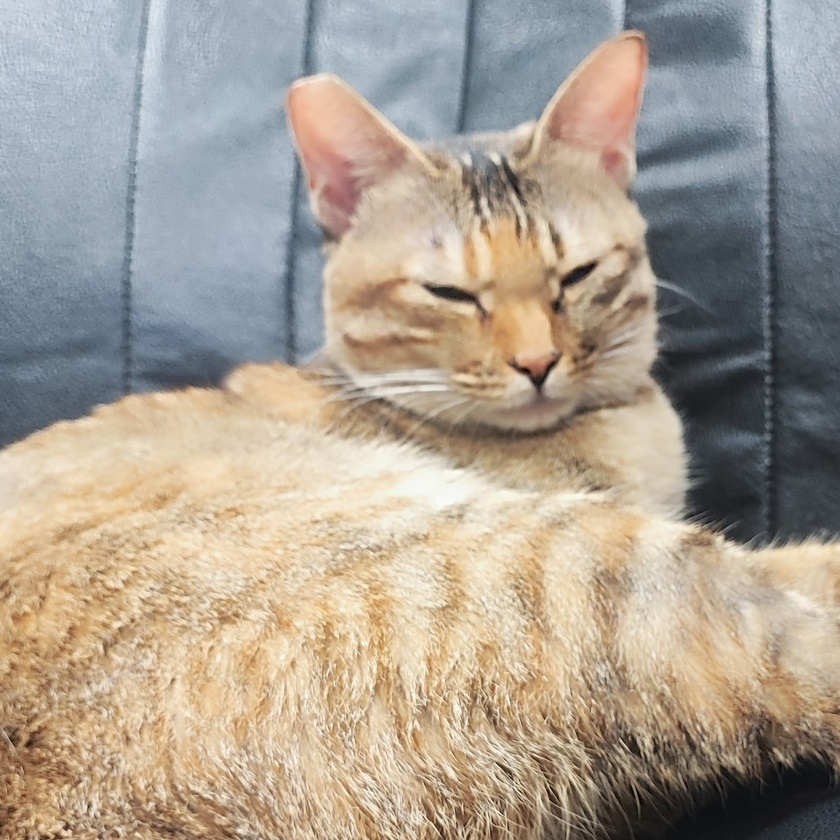
#> input picture Code/Resources/Data/LAB_CAT2.jpg, 840 x 840 px, shrunk from 1763 x 1763 before the run, found by its file name
$ jupyter execute hybrid_image.ipynb
#> lines starting #> are read from the running program, lines starting #| are printed output that depends on the picture
from https://tigercosmos.xyz/post/2020/04/cv/hybrid-image/

[cell 1]
import numpy
from numpy.fft import fft2, ifft2, fftshift, ifftshift
import math
import imageio
import matplotlib.pyplot as plt
from skimage.transform import resize


def makeGaussianFilter(n_row, n_col, sigma, highPass=True):

    center_x = int(n_row/2) + 1 if n_row % 2 == 1 else int(n_row/2)
    center_y = int(n_col/2) + 1 if n_col % 2 == 1 else int(n_col/2)

    def gaussian(i, j):
        coefficient = math.exp(-1.0 * ((i - center_x) **
                                       2 + (j - center_y)**2) / (2 * sigma**2))
        return 1 - coefficient if highPass else coefficient

    return numpy.array([[gaussian(i, j) for j in range(n_col)] for i in range(n_row)])


def filter(image, sigma, isHigh):
    shiftedDFT = fftshift(fft2(image))
    filteredDFT = shiftedDFT * \
        makeGaussianFilter(
            image.shape[0], image.shape[1], sigma, highPass=isHigh)
    res = ifft2(ifftshift(filteredDFT))

    return numpy.real(res)


def hybrid_img(high_img, low_img, sigma_h, sigma_l):
    res = filter(high_img, sigma_h, isHigh=True) + \
        filter(low_img, sigma_l, isHigh=False)
    return res


# 修改這裡的 imageio.imread 參數，使用 mode='F' 來取代 as_gray=True
img1 = imageio.imread(r"F:\Code\Digtal-Image-Processing\Code\Resources\Data\LAB_CAT2.jpg", mode='F')
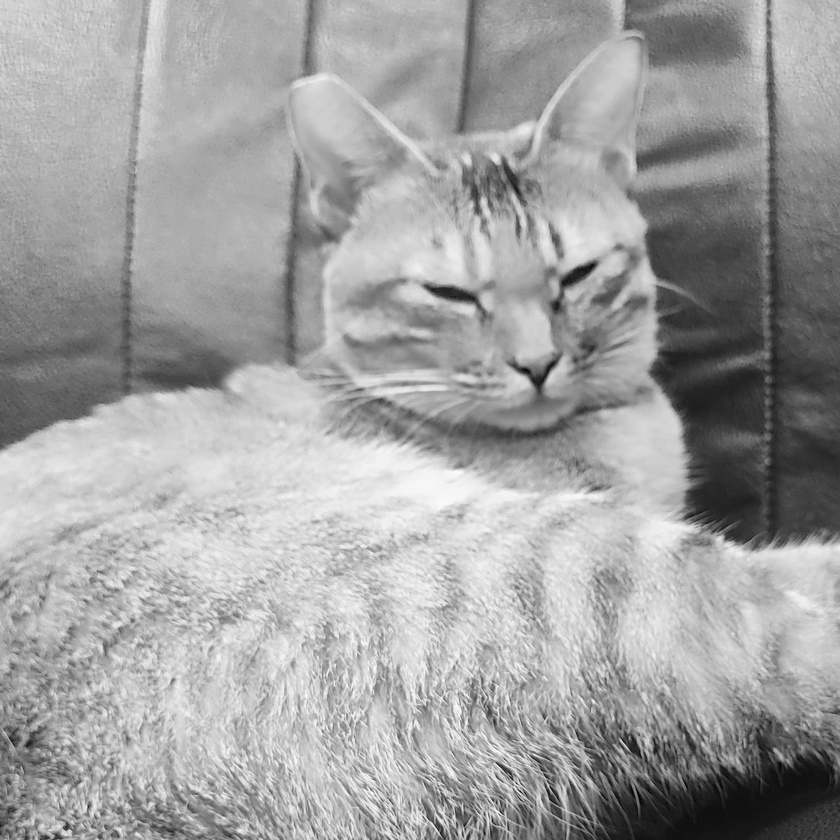
#> img1: shape (840, 840) float32; min 1.2, max 252.6, mean 161.6
img2 = imageio.imread(r"F:\Code\Digtal-Image-Processing\Code\Resources\Data\cat.jpg", mode='F')
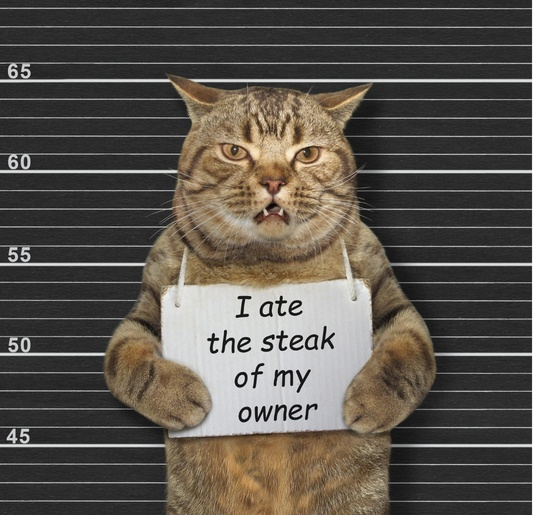
#> input picture Code/Resources/Data/cat.jpg, 533 x 515 px, shrunk from 1118 x 1080 before the run, found by its file name
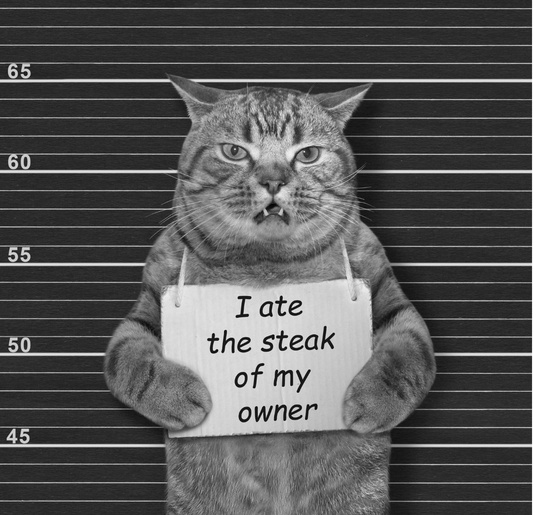
#> img2: shape (515, 533) float32; min 0, max 255, mean 85
img2 = resize(img2, (img1.shape[0], img1.shape[1])) # 兩張圖要一樣大
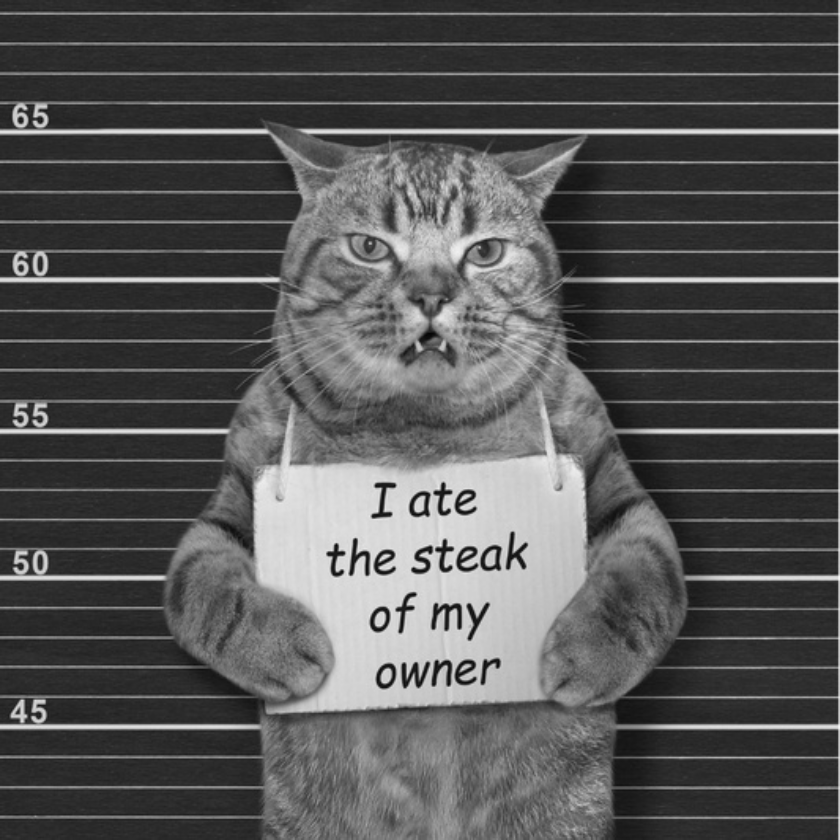
#> img2: shape (840, 840) float32; min 4.25, max 248.4, mean 84.9

plt.imshow(hybrid_img(img1, img2, 10, 10), cmap='gray')
#> in filter, `return numpy.real(res)`:
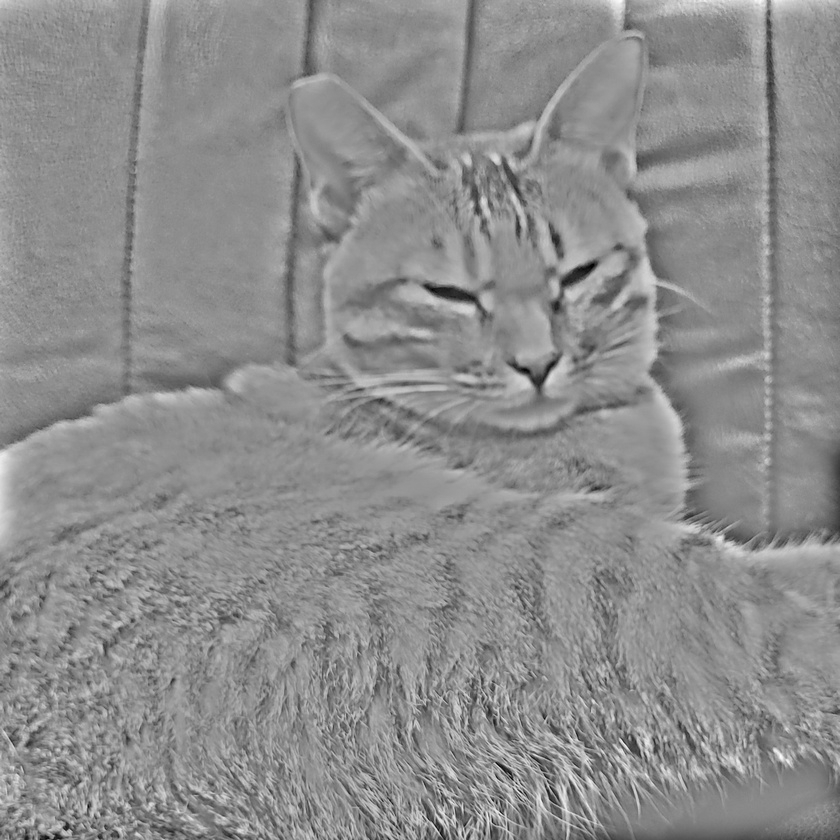
#> returned value: shape (840, 840) float64; min -142.9, max 114.8, mean 0; drawn with min black and max white
#> call 2 of filter, with sigma = 10, isHigh = False
#> in filter (call 2), `return numpy.real(res)`:
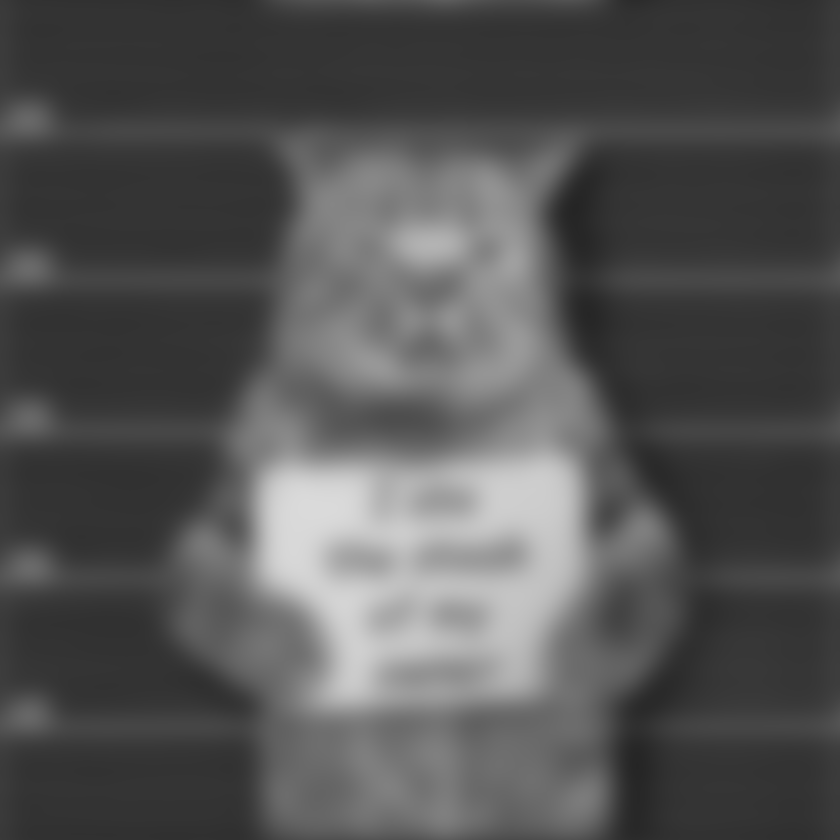
#> returned value: shape (840, 840) float64; min 37.62, max 218.5, mean 84.9
#> in hybrid_img, `res = filter(high_img, sigma_h, isHigh=True) + \ filter(low_img, sigma..`:
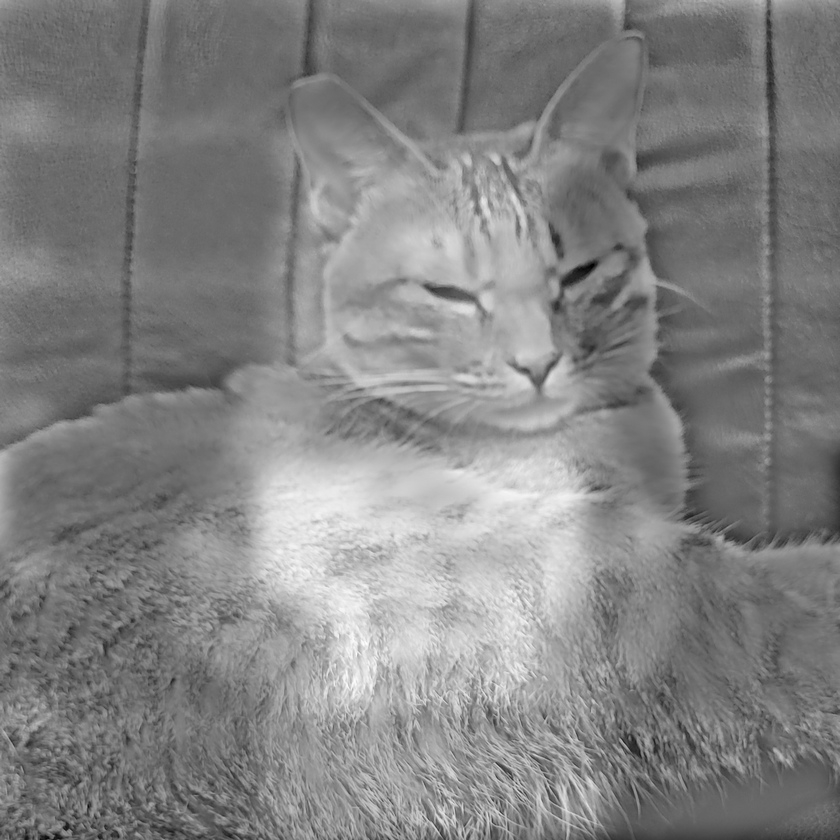
#> res: shape (840, 840) float64; min -95.02, max 255.3, mean 84.9; drawn with min black and max white
plt.show()
